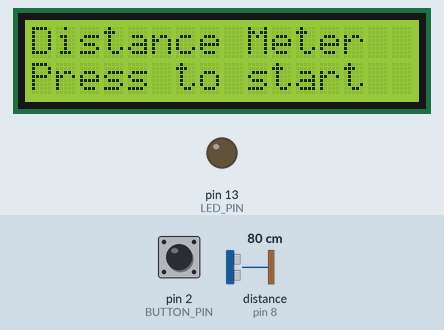
This sketch was run on a simulated Arduino Uno, built with avr-gcc and run on an emulated ATmega328P. Parts: 16×2 character LCD, output pins drawn as LEDs (lit = HIGH). The test bench sets the inputs (shaded band); at power-on: pin 2 (BUTTON_PIN) HIGH, distance to the obstacle (sensor on pin 8) 80 cm. The echo pulse lasts 58.3 µs per cm; pins used as bus, display or sensor lines are not drawn; what the sketch prints to the serial monitor is not drawn.

Above: at 1.2 s.
1.3 s: pin 2 (BUTTON_PIN) pulled LOW for 0.15 s
At 2.3 s:
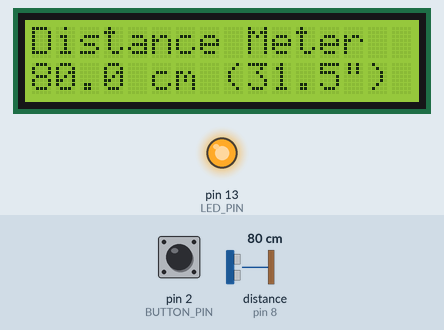
3.4 s: distance to the obstacle (sensor on pin 8) set to 4 cm
At 4.7 s:
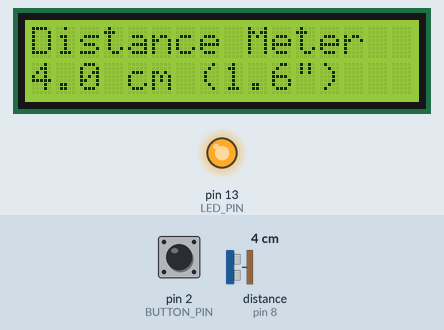
5.0 s: distance to the obstacle (sensor on pin 8) set to 2 cm
At 6.3 s:
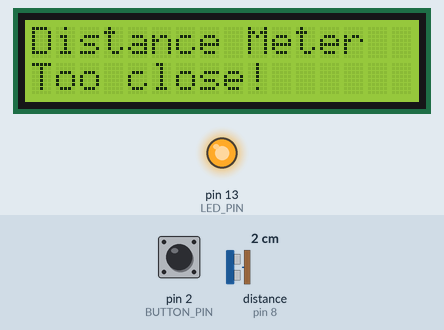
6.7 s: pin 2 (BUTTON_PIN) pulled LOW for 1 s
At 8.2 s:
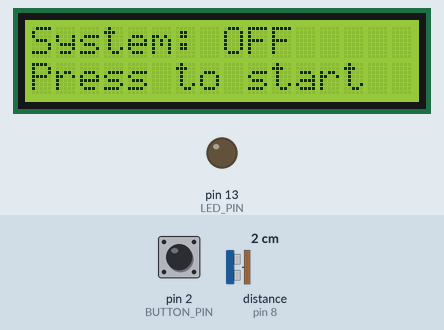
9.2 s: pin 2 (BUTTON_PIN) pulled LOW for 3.2 s
At 9.7 s:
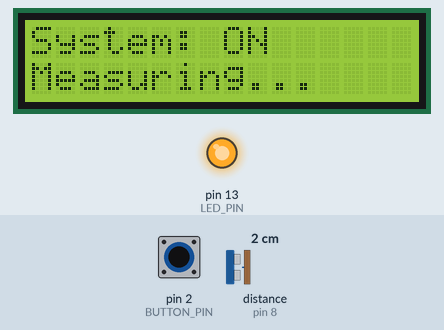
13.9 s: distance to the obstacle (sensor on pin 8) set to 250 cm
At 15.4 s:
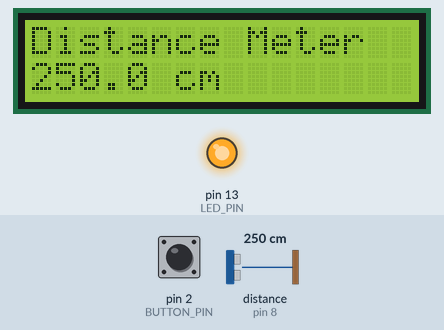
Timing chart, 0 to 16.4 s (numbered marks = the images above; inputs shaded):
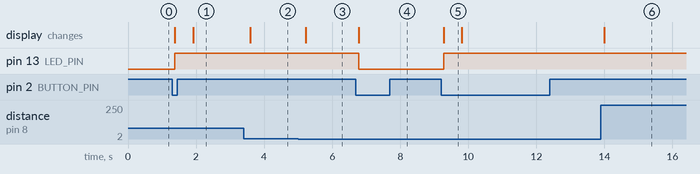

Measured:
- the behaviour switches between 3 and 2 cm on distance to the obstacle (sensor on pin 8) (found by bisection; images 2 and 3)
- after the input at 1.3 s, pin 13 (LED_PIN): LOW → HIGH after 0.08 s; the display: first changes after 0.08 s (image 1 shows a later state)
- after the input at 3.4 s, the display: changes after 0.19 s (image 2)
- after the input at 5.0 s, the display: changes after 0.23 s (image 3)
- after the input at 6.7 s, pin 13 (LED_PIN): HIGH → LOW after 0.08 s; the display: changes after 0.08 s (image 4)
- after the input at 9.2 s, pin 13 (LED_PIN): LOW → HIGH after 0.08 s; the display: changes after 0.08 s (image 5)
- after the input at 13.9 s, the display: changes after 0.09 s (image 6)

The sketch:

distancemeter.ino
```cpp
/*
 * Arduino Distance Meter with Ultrasonic Sensor
 *
 * Hardware Connections:
 * ---------------------
 * HC-SR04 Ultrasonic Sensor:
 *   - VCC -> 5V on Arduino
 *   - GND -> GND on Arduino
 *   - Trig -> Digital Pin 7
 *   - Echo -> Digital Pin 8
 *
 * 16x2 LCD Display (I2C):
 *   - VCC -> 5V on Arduino
 *   - GND -> GND on Arduino
 *   - SDA -> Analog Pin A4 (SDA)
 *   - SCL -> Analog Pin A5 (SCL)
 *
 * Push Button:
 *   - One terminal -> Digital Pin 2
 *   - Other terminal -> GND
 *   - 10k ohm pull-up resistor between Pin 2 and 5V (or use internal pull-up)
 *
 * Optional: LED indicator
 *   - Anode (+) -> Digital Pin 13 (through 220 ohm resistor)
 *   - Cathode (-) -> GND
 */

#include <LiquidCrystal_I2C.h>  // Library for I2C LCD
#include <Wire.h>               // I2C communication library

// Pin definitions
const int TRIG_PIN = 7;         // Ultrasonic sensor trigger pin
const int ECHO_PIN = 8;         // Ultrasonic sensor echo pin
const int BUTTON_PIN = 2;       // Push button pin
const int LED_PIN = 13;         // Built-in LED pin (optional indicator)

// LCD setup - I2C address is usually 0x27 or 0x3F
LiquidCrystal_I2C lcd(0x27, 16, 2);  // Address, columns, rows

// Variables
bool systemOn = false;          // System state (on/off)
bool lastButtonState = HIGH;    // Previous button state
bool currentButtonState = HIGH; // Current button state
unsigned long lastDebounceTime = 0;  // For button debouncing
const unsigned long debounceDelay = 50;  // Debounce delay in milliseconds
unsigned long lastMeasurement = 0;      // For measurement timing
const unsigned long measurementInterval = 200;  // Measurement interval (200ms)

void setup() {
  // Initialize serial communication for debugging
  Serial.begin(9600);

  // Initialize pins
  pinMode(TRIG_PIN, OUTPUT);
  pinMode(ECHO_PIN, INPUT);
  pinMode(BUTTON_PIN, INPUT_PULLUP);  // Enable internal pull-up resistor
  pinMode(LED_PIN, OUTPUT);

  // Initialize LCD
  lcd.init();           // Initialize the LCD
  lcd.backlight();      // Turn on backlight

  // Display startup message
  lcd.clear();
  lcd.setCursor(0, 0);
  lcd.print("Distance Meter");
  lcd.setCursor(0, 1);
  lcd.print("Press to start");

  // Initial LED state
  digitalWrite(LED_PIN, LOW);

  Serial.println("Distance Meter Initialized");
  Serial.println("Press button to toggle on/off");
}

void loop() {
  // Handle button press with debouncing
  handleButton();

  // If system is on, take measurements
  if (systemOn) {
    if (millis() - lastMeasurement >= measurementInterval) {
      float distance = measureDistance();
      displayDistance(distance);
      lastMeasurement = millis();
    }
  }
}

void handleButton() {
  // Read current button state
  bool reading = digitalRead(BUTTON_PIN);

  // Check if button state has changed (due to noise or pressing)
  if (reading != lastButtonState) {
    lastDebounceTime = millis();  // Reset debounce timer
  }

  // If enough time has passed since last state change
  if ((millis() - lastDebounceTime) > debounceDelay) {
    // If button state has actually changed
    if (reading != currentButtonState) {
      currentButtonState = reading;

      // Button was pressed (state changed from HIGH to LOW)
      if (currentButtonState == LOW) {
        toggleSystem();
      }
    }
  }

  lastButtonState = reading;
}

void toggleSystem() {
  systemOn = !systemOn;  // Toggle system state

  if (systemOn) {
    // System turned ON
    lcd.clear();
    lcd.setCursor(0, 0);
    lcd.print("System: ON");
    lcd.setCursor(0, 1);
    lcd.print("Measuring...");
    digitalWrite(LED_PIN, HIGH);  // Turn on LED indicator
    Serial.println("System ON - Starting measurements");
  } else {
    // System turned OFF
    lcd.clear();
    lcd.setCursor(0, 0);
    lcd.print("System: OFF");
    lcd.setCursor(0, 1);
    lcd.print("Press to start");
    digitalWrite(LED_PIN, LOW);   // Turn off LED indicator
    Serial.println("System OFF");
  }

  delay(500);  // Small delay to prevent multiple toggles
}

float measureDistance() {
  // Send ultrasonic pulse
  digitalWrite(TRIG_PIN, LOW);
  delayMicroseconds(2);
  digitalWrite(TRIG_PIN, HIGH);
  delayMicroseconds(10);
  digitalWrite(TRIG_PIN, LOW);

  // Read echo pulse duration
  unsigned long duration = pulseIn(ECHO_PIN, HIGH, 30000);  // 30ms timeout

  // Calculate distance in centimeters
  // Speed of sound = 343 m/s = 0.0343 cm/µs
  // Distance = (duration * 0.0343) / 2  (divided by 2 for round trip)
  float distance = (duration * 0.0343) / 2;

  // Handle timeout or invalid readings
  if (duration == 0 || distance > 400) {  // HC-SR04 max range ~4m
    distance = -1;  // Invalid reading
  }

  return distance;
}

void displayDistance(float distance) {
  lcd.setCursor(0, 0);
  lcd.print("Distance Meter  ");  // Extra spaces to clear previous text

  lcd.setCursor(0, 1);

  if (distance < 0) {
    // Invalid reading
    lcd.print("Out of range!   ");
    Serial.println("Distance: Out of range");
  } else if (distance < 2) {
    // Too close
    lcd.print("Too close!      ");
    Serial.println("Distance: Too close");
  } else {
    // Valid reading - display in cm and inches
    lcd.print(distance, 1);      // Display with 1 decimal place
    lcd.print(" cm ");

    // Convert to inches (1 inch = 2.54 cm)
    float inches = distance / 2.54;
    if (distance < 100) {  // If less than 100cm, show inches too
      lcd.print("(");
      lcd.print(inches, 1);
      lcd.print("\")");
    }

    // Clear any remaining characters
    lcd.print("    ");

    // Print to serial monitor
    Serial.print("Distance: ");
    Serial.print(distance);
    Serial.print(" cm (");
    Serial.print(inches);
    Serial.println(" inches)");
  }
}

/*
 * Additional Notes:
 * ----------------
 *
 * 1. Power Requirements:
 *    - Arduino Uno: 5V via USB or 7-12V via barrel jack
 *    - HC-SR04: 5V, ~15mA
 *    - I2C LCD: 5V, ~20mA (with backlight)
 *    - Total current draw: ~50-60mA (well within Arduino limits)
 *
 * 2. I2C LCD Address:
 *    - Common addresses: 0x27, 0x3F
 *    - Use I2C scanner sketch to find your LCD's address if needed
 *
 * 3. Measurement Range:
 *    - HC-SR04: 2cm to 400cm
 *    - Accuracy: ±3mm
 *    - Ultrasonic frequency: 40kHz
 *
 * 4. Troubleshooting:
 *    - If LCD doesn't display: Check I2C address and connections
 *    - If distance readings are erratic: Check sensor connections
 *    - If button doesn't respond: Check pull-up resistor or enable internal pull-up
 *
 * 5. Possible Enhancements:
 *    - Add buzzer for proximity alarm
 *    - Store min/max readings
 *    - Add calibration function
 *    - Change units (cm/inches/feet)
 *    - Add averaging for stable readings
 */
```
